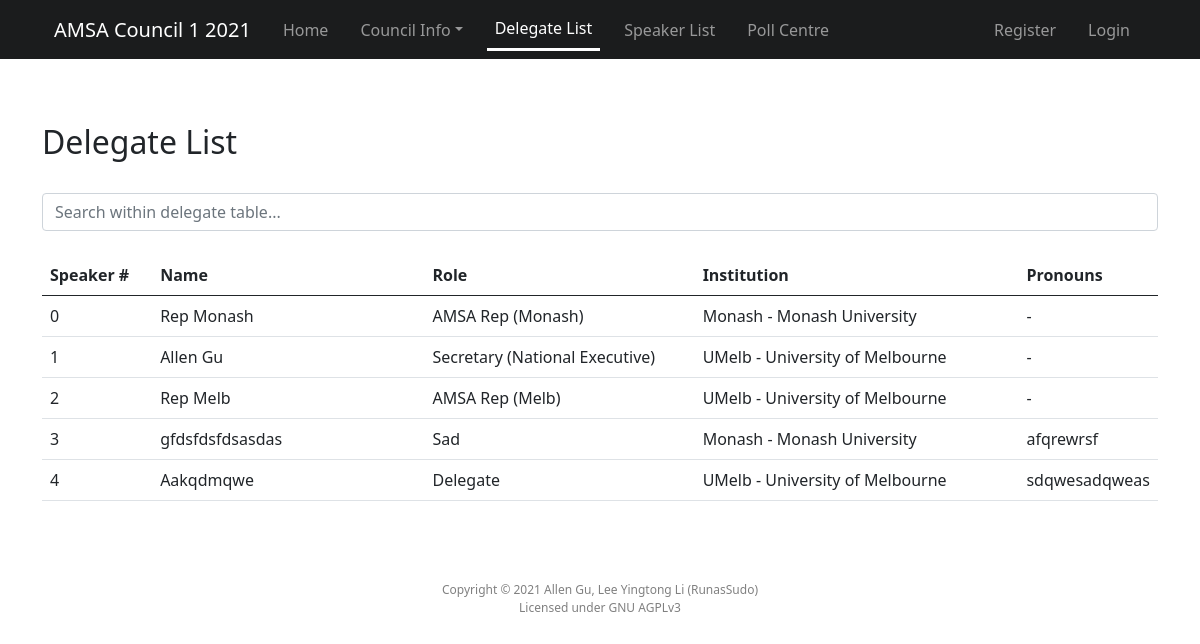
The page /delegates/ on the database its author committed.
### councilApp/models.py (models this page shows, shortened)
class Delegate(models.Model):
    id = models.AutoField(primary_key=True)
    authClone = models.OneToOneField(User, models.PROTECT, db_column='authClone', null=True)
    name = models.CharField(max_length=100, null=True)
    email = models.EmailField(max_length=254, null=True, blank=True, unique=True)
    rep = models.BooleanField(default=False)
    superadmin = models.BooleanField(default=False)
    institution = models.ForeignKey(Institution, models.CASCADE, null=True)
    role = models.CharField(max_length=200, null=True)
    speakerNum = models.IntegerField(default=0)
    pronouns = models.CharField(max_length=100, null=True)
    first_time = models.BooleanField(default=False)
    class Meta:
        db_table = 'Delegate'

class Institution(models.Model):
    id = models.AutoField(primary_key=True)
    name = models.CharField(max_length=100, null=True)
    shortName = models.CharField(max_length=100, null=True)
    state = models.CharField(max_length=100, null=True)
    votesWeight = models.IntegerField(default=1)
    class Meta:
        db_table = 'Institution'
    def __str__(self):
        output = f'{self.shortName} - {self.name}'
        return output

### councilApp/views.py (the view)
# urls.py: path('delegates/', views.delegates),
def delegates(request):
    allDelegates = sorted(Delegate.objects.all(), key=lambda x:x.speakerNum)
    return render(request, 'councilApp/delegates.html', {'allDelegates':allDelegates,
        'active_tab':'delegates'})

### pyplenary/context_processors.py (called while the page is built)
def pyplenary_settings(request):
    return {
    	'NAVBAR_NAME': settings.PYPLENARY_NAVBAR_NAME,
        'SITE_NAME': settings.PYPLENARY_SITE_NAME,
        'SITE_TAGLINE': settings.PYPLENARY_SITE_TAGLINE
    }

### councilApp/templates/councilApp/delegates.html (shortened to what this page needs)
{% extends 'councilApp/base.html' %}
{% load crispy_forms_tags %}
{% block content %}
<h2>Delegate List</h2>
<br>
<input type="text" class="form-control" id="delegateSearchInput" onkeyup="searchDelegateTable()" placeholder="Search within delegate table...">
<br>
<div class="table-responsive">
  <table class="table table-hover" id="delegateTable">
    <thead class="thead-dark">
      <tr>
        <th scope="col" style="width: 10%">Speaker #</th>
        <th scope="col" style="width: 25%">Name</th>
        <th scope="col" style="width: 25%">Role</th>
        <th scope="col" style="width: 30%">Institution</th>
        <th scope="col" style="width: 10%">Pronouns</th>
      </tr>
    </thead>
    <tbody>
      {% for delegate in allDelegates %}
        {% if user.is_authenticated and delegate == user.delegate %}
          <tr style="background:lightgreen">
        {% else %}
          <tr>
        {% endif %}
          <td>{{ delegate.speakerNum }}</th>
          <td>{{ delegate.name }}</td>
          <td>{{ delegate.role }}</td>
          <td>{{ delegate.institution }}</td>
          {% if delegate.pronouns %}
            <td>{{ delegate.pronouns }}</td>
          {% else %}
            <td>-</td>
          {% endif %}
        </tr>
      {% endfor %}
    </tbody>
  </table>
</div>
{% endblock %}

### rows shown on the page
Delegate: speakerNum "0", name "Rep Monash", role "AMSA Rep (Monash)", institution "Monash - Monash University"
Delegate: speakerNum "1", name "Allen Gu", role "Secretary (National Executive)", institution "UMelb - University of Melbourne"
Delegate: speakerNum "2", name "Rep Melb", role "AMSA Rep (Melb)", institution "UMelb - University of Melbourne"
Delegate: speakerNum "3", name "gfdsfdsfdsasdas", role "Sad", institution "Monash - Monash University", pronouns "afqrewrsf"
Delegate: speakerNum "4", name "Aakqdmqwe", role "Delegate", institution "UMelb - University of Melbourne", pronouns "sdqwesadqweas"

### other values the page prints
{{ NAVBAR_NAME }} "AMSA Council 1 2021"
